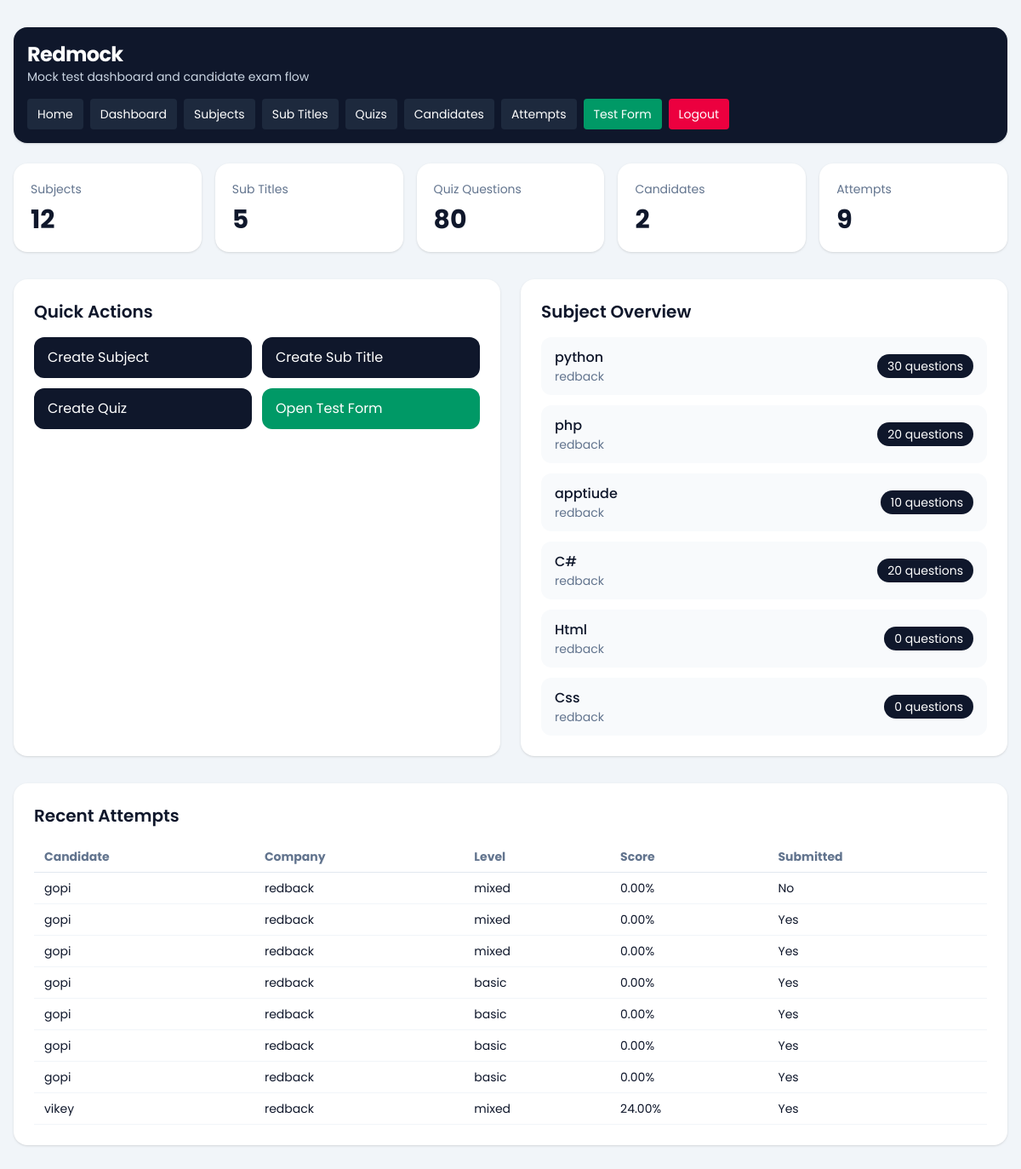
/dashboard/ (signed in), run on an earlier commit of the app's database.
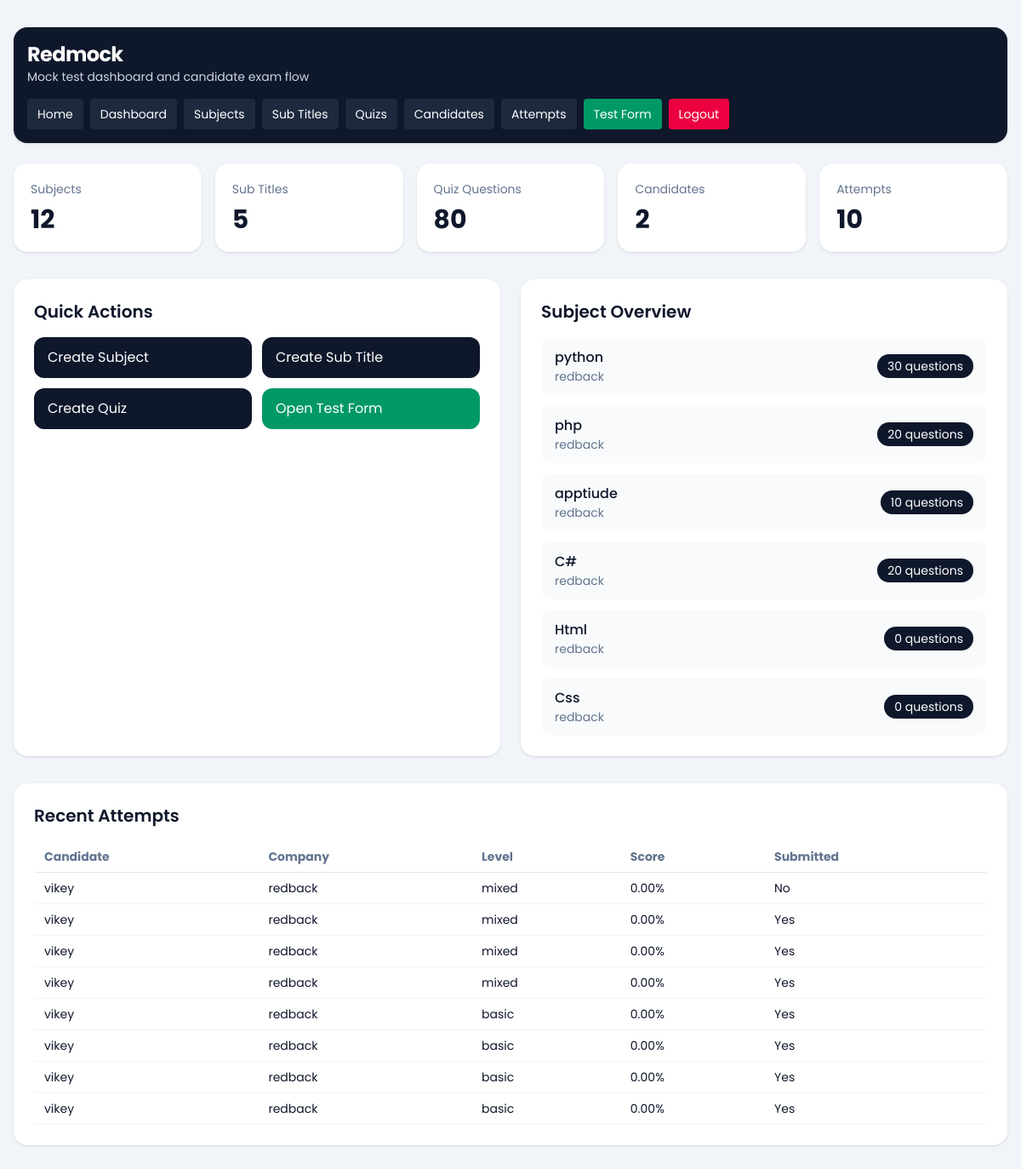
And on a later commit of the database.
### dashboard/models.py (models this page shows, shortened)
class TestSubject(models.Model):
    company = models.ForeignKey(Company, on_delete=models.CASCADE, related_name='subjects')
    subject = models.CharField(max_length=150)
    subject_svg = models.TextField(blank=True, null=True)
    created_at = models.DateTimeField(auto_now_add=True)
    class Meta:
        ordering = ['subject']
        unique_together = ('company', 'subject')

class Company(models.Model):
    name = models.CharField(max_length=150)
    image = models.ImageField(upload_to='company/', blank=True, null=True)
    email = models.EmailField(unique=True)
    password = models.CharField(max_length=128)
    is_active = models.BooleanField(default=True)
    created_at = models.DateTimeField(auto_now_add=True)
    updated_at = models.DateTimeField(auto_now=True)
    class Meta:
        ordering = ['name']
        verbose_name_plural = 'Companies'

### quiz/models.py (models this page shows, shortened)
class CandidateTestAttempt(models.Model):
    SESSION_SINGLE = 'single'
    SESSION_MULTI = 'multi'
    SESSION_CHOICES = [
        (SESSION_SINGLE, 'Single'),
        (SESSION_MULTI, 'Multi'),
    ]
    candidate = models.ForeignKey(Candidate, on_delete=models.CASCADE, related_name='attempts')
    company = models.ForeignKey(Company, on_delete=models.CASCADE, related_name='attempts')
    session_type = models.CharField(max_length=10, choices=SESSION_CHOICES)
    level = models.CharField(max_length=20)
    question_count = models.PositiveIntegerField()
    duration_minutes = models.PositiveIntegerField()
    selected_subjects = models.JSONField(default=list, blank=True)
    selected_sub_titles = models.JSONField(default=list, blank=True)
    answers_json = models.JSONField(default=list, blank=True)
    correct_count = models.PositiveIntegerField(default=0)
    wrong_count = models.PositiveIntegerField(default=0)
    percentage = models.DecimalField(max_digits=5, decimal_places=2, default=0)
    started_at = models.DateTimeField(blank=True, null=True)
    submitted_at = models.DateTimeField(blank=True, null=True)
    is_submitted = models.BooleanField(default=False)
    created_at = models.DateTimeField(auto_now_add=True)
    class Meta:
        ordering = ['-created_at']

class Candidate(models.Model):
    name = models.CharField(max_length=150)
    email = models.EmailField()
    designation_tech = models.CharField(max_length=150)
    created_at = models.DateTimeField(auto_now_add=True)
    class Meta:
        ordering = ['name']

### dashboard/views.py (the view)
# urls.py: path('', views.dashboard_home, name='home'),
@company_login_required
def dashboard_home(request):
    company = request.company
    context = {
        'subject_count': TestSubject.objects.filter(company=company).count(),
        'subtitle_count': SubTitle.objects.filter(test_subject__company=company).count(),
        'quiz_count': Quiz.objects.filter(test_subject__company=company).count(),
        'candidate_count': Candidate.objects.filter(attempts__company=company).distinct().count(),
        'attempt_count': CandidateTestAttempt.objects.filter(company=company).count(),
        'subjects': TestSubject.objects.filter(company=company).select_related('company').annotate(
            quiz_total=Count('quizzes')
        )[:6],
        'recent_attempts': CandidateTestAttempt.objects.filter(company=company).select_related(
            'candidate', 'company'
        )[:8],
        'company': company,
    }
    return render(request, 'dashboard/home.html', context)

### dashboard/views.py (called while the page is built)
def get_logged_in_company(request):
    company_id = request.session.get('company_id')
    if not company_id:
        return None
    return Company.objects.filter(id=company_id, is_active=True).first()

def company_login_required(view_func):
    @wraps(view_func)
    def wrapper(request, *args, **kwargs):
        company = get_logged_in_company(request)
        if not company:
            return redirect(f"{reverse('dashboard:login')}?next={request.path}")
        request.company = company
        return view_func(request, *args, **kwargs)
    return wrapper

### templates/dashboard/home.html (shortened to what this page needs)
{% extends "base.html" %}
{% block content %}
{% include 'dashboard/header.html' %}
<section class="grid gap-4 md:grid-cols-5">
    <div class="rounded-2xl bg-white p-5 shadow-sm">
        <p class="text-sm text-slate-500">Subjects</p>
        <p class="mt-2 text-3xl font-bold">{{ subject_count }}</p>
    </div>
    <div class="rounded-2xl bg-white p-5 shadow-sm">
        <p class="text-sm text-slate-500">Sub Titles</p>
        <p class="mt-2 text-3xl font-bold">{{ subtitle_count }}</p>
    </div>
    <div class="rounded-2xl bg-white p-5 shadow-sm">
        <p class="text-sm text-slate-500">Quiz Questions</p>
        <p class="mt-2 text-3xl font-bold">{{ quiz_count }}</p>
    </div>
    <div class="rounded-2xl bg-white p-5 shadow-sm">
        <p class="text-sm text-slate-500">Candidates</p>
        <p class="mt-2 text-3xl font-bold">{{ candidate_count }}</p>
    </div>
    <div class="rounded-2xl bg-white p-5 shadow-sm">
        <p class="text-sm text-slate-500">Attempts</p>
        <p class="mt-2 text-3xl font-bold">{{ attempt_count }}</p>
    </div>
</section>
<section class="mt-8 grid gap-6 lg:grid-cols-2">
    <div class="rounded-2xl bg-white p-6 shadow-sm">
        <div class="mb-4 flex items-center justify-between">
            <h2 class="text-xl font-semibold">Quick Actions</h2>
        </div>
        <div class="grid gap-3 sm:grid-cols-2">
            <a href="{% url 'dashboard:subject_create' %}" class="rounded-xl bg-slate-900 px-4 py-3 text-white">Create Subject</a>
            <a href="{% url 'dashboard:subtitle_create' %}" class="rounded-xl bg-slate-900 px-4 py-3 text-white">Create Sub Title</a>
            <a href="{% url 'dashboard:quiz_create' %}" class="rounded-xl bg-slate-900 px-4 py-3 text-white">Create Quiz</a>
            <a href="{% url 'quiz:start' %}" class="rounded-xl bg-emerald-600 px-4 py-3 text-white">Open Test Form</a>
        </div>
    </div>
    <div class="rounded-2xl bg-white p-6 shadow-sm">
        <h2 class="text-xl font-semibold">Subject Overview</h2>
        <div class="mt-4 space-y-3">
            {% for subject in subjects %}
                <div class="flex items-center justify-between rounded-xl bg-slate-50 px-4 py-3">
                    <div>
                        <p class="font-medium">{{ subject.subject }}</p>
                        <p class="text-sm text-slate-500">{{ subject.company.name }}</p>
                    </div>
                    <span class="rounded-full bg-slate-900 px-3 py-1 text-sm text-white">{{ subject.quiz_total }} questions</span>
                </div>
            {% empty %}
                <p class="text-slate-500">No subjects created yet.</p>
            {% endfor %}
        </div>
    </div>
</section>
<section class="mt-8 rounded-2xl bg-white p-6 shadow-sm">
    <h2 class="text-xl font-semibold">Recent Attempts</h2>
    <div class="mt-4 overflow-x-auto">
        <table class="min-w-full text-left text-sm">
            <thead class="border-b border-slate-200 text-slate-500">
                <tr>
                    <th class="px-3 py-2">Candidate</th>
                    <th class="px-3 py-2">Company</th>
                    <th class="px-3 py-2">Level</th>
                    <th class="px-3 py-2">Score</th>
                    <th class="px-3 py-2">Submitted</th>
                </tr>
            </thead>
            <tbody>
                {% for attempt in recent_attempts %}
                    <tr class="border-b border-slate-100">
                        <td class="px-3 py-2">{{ attempt.candidate.name }}</td>
                        <td class="px-3 py-2">{{ attempt.company.name }}</td>
                        <td class="px-3 py-2">{{ attempt.level }}</td>
                        <td class="px-3 py-2">{{ attempt.percentage }}%</td>
                        <td class="px-3 py-2">{{ attempt.is_submitted|yesno:"Yes,No" }}</td>
                    </tr>
                {% empty %}
                    <tr>
                        <td colspan="5" class="px-3 py-6 text-center text-slate-500">No test attempts yet.</td>
                    </tr>
                {% endfor %}
            </tbody>
        </table>
    </div>
</section>
{% endblock %}

What changed in the data, as far as the page shows it:
no longer on this page (row unchanged): CandidateTestAttempt: candidate.name "vikey", company.name "redback", level "mixed", percentage "24.00", is_submitted "Yes"
added CandidateTestAttempt: candidate.name "vikey", company.name "redback", level "mixed", percentage "0.00", is_submitted "No"
changed CandidateTestAttempt (number 2 of 8 on the later page): candidate.name "gopi" → "vikey"; is_submitted "No" → "Yes"
changed through a linked row, CandidateTestAttempt (number 3 of 8 on the later page): candidate.name "gopi" → "vikey"
changed through a linked row, CandidateTestAttempt (number 4 of 8 on the later page): candidate.name "gopi" → "vikey"
changed through a linked row, CandidateTestAttempt (number 5 of 8 on the later page): candidate.name "gopi" → "vikey"
changed through a linked row, CandidateTestAttempt (number 6 of 8 on the later page): candidate.name "gopi" → "vikey"
changed through a linked row, CandidateTestAttempt (number 7 of 8 on the later page): candidate.name "gopi" → "vikey"
changed through a linked row, CandidateTestAttempt (number 8 of 8 on the later page): candidate.name "gopi" → "vikey"
Also different on the page:
{{ attempt_count }}: "9" → "10"
